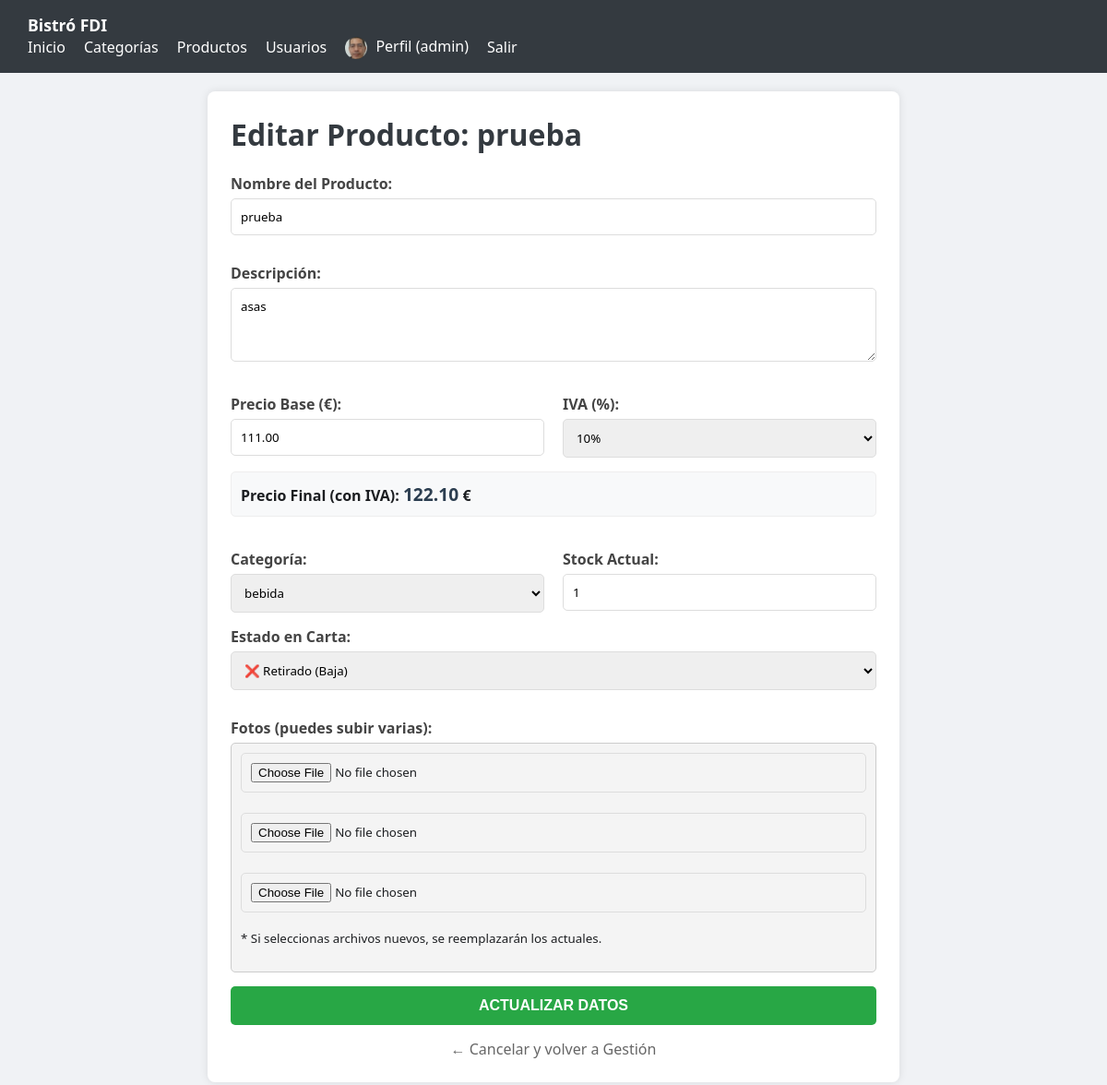
Screenshot of /editar_producto.php?id=3 (signed in) with the database file from the repository.
### tables this page shows
CREATE TABLE `usuarios` (
  `id` int(11) NOT NULL,
  `nombre_usuario` varchar(50) NOT NULL,
  `email` varchar(100) NOT NULL,
  `nombre` varchar(50) NOT NULL,
  `apellidos` varchar(100) NOT NULL,
  `password_hash` varchar(255) NOT NULL,
  `rol` enum('cliente','camarero','cocinero','gerente') NOT NULL DEFAULT 'cliente',
  `avatar` varchar(255) DEFAULT 'img/avatares/default.jpg',
  `fecha_alta` datetime NOT NULL DEFAULT current_timestamp()
);

CREATE TABLE `productos` (
  `id` int(11) NOT NULL,
  `id_categoria` int(11) DEFAULT NULL,
  `nombre` varchar(100) NOT NULL,
  `descripcion` text DEFAULT NULL,
  `precio_base` decimal(10,2) DEFAULT NULL,
  `stock` int(11) DEFAULT 0,
  `imagen` varchar(255) DEFAULT 'default_prod.png',
  `iva` int(11) DEFAULT 10,
  `ofertado` tinyint(1) DEFAULT 1
);

### includes/funcionesUsuarios.php (called while the page is built, shortened)
<?php
function obtenerUsuarioPorId(int $id): ?array {
    $conn = obtenerConexionBD();
    $sql = "SELECT * FROM usuarios WHERE id = ?";
    $stmt = $conn->prepare($sql);
    $stmt->bind_param("i", $id);
    $stmt->execute();
    $res = $stmt->get_result();
    $usuario = $res->fetch_assoc();
    return $usuario ?: null;
}

### editar_producto.php (the view, shortened to what this page needs)
<?php
require_once 'includes/config.php';
$id = $_POST['id'] ?? $_GET['id'] ?? null;
$producto = null;
if ($id) {
    $stmt = $db->prepare("SELECT * FROM productos WHERE id = ?");
    $stmt->bind_param("i", $id);
    $stmt->execute();
    $producto = $stmt->get_result()->fetch_assoc();
}
$res_cats = $db->query("SELECT id, nombre FROM categorias ORDER BY nombre ASC");
$categorias = $res_cats->fetch_all(MYSQLI_ASSOC);
?>
<!DOCTYPE html>
<html lang="es">
<head>
    <link rel="stylesheet" href="css/estilos.css">
</head>
<body>
<?php include 'includes/nav.php'; ?>
<div class="container" style="max-width: 700px; margin: 20px auto; background: #fff; padding: 25px; border-radius: 8px; box-shadow: 0 0 10px rgba(0,0,0,0.1);">
    <h1><?= $id ? 'Editar Producto: ' . htmlspecialchars($producto['nombre']) : 'Añadir Nuevo Producto' ?></h1>
    <form method="POST" enctype="multipart/form-data">
        <label>Nombre del Producto:</label>
        <input type="text" name="nombre" value="<?= htmlspecialchars($producto['nombre'] ?? '') ?>" required style="width:100%; margin-bottom:15px;">
        <label>Descripción:</label>
        <textarea name="descripcion" style="width:100%; height:80px; margin-bottom:15px;"><?= htmlspecialchars($producto['descripcion'] ?? '') ?></textarea>
        <div style="display: flex; gap: 20px; margin-bottom: 15px;">
            <div style="flex: 1;">
                <label>Precio Base (€):</label>
                <input type="number" step="0.01" name="precio_base" id="base" oninput="actualizarPrecio()" value="<?= $producto['precio_base'] ?? '' ?>" required style="width:100%;">
            </div>
            <div style="flex: 1;">
                <label>IVA (%):</label>
                <select name="iva" id="iva" onchange="actualizarPrecio()" style="width:100%;">
                    <option value="10" <?= ($producto['iva'] ?? '10') == 10 ? 'selected' : '' ?>>10%</option>
                </select>
            </div>
        </div>
        <div style="background: #f8f9fa; padding: 10px; border-radius: 5px; margin-bottom: 20px; border: 1px solid #eee;">
            <strong>Precio Final (con IVA): <span id="total_display" style="color: #2c3e50; font-size: 1.2em;">0.00</span> €</strong>
        </div>
        <div style="display: flex; gap: 20px; margin-bottom: 15px;">
            <div style="flex: 1;">
                <label>Categoría:</label>
                <select name="id_categoria" style="width:100%;">
                    <?php foreach($categorias as $cat): ?>
                        <option value="<?= $cat['id'] ?>" <?= (isset($producto['id_categoria']) && $producto['id_categoria'] == $cat['id']) ? 'selected' : '' ?>>
                            <?= htmlspecialchars($cat['nombre']) ?>
                        </option>
                    <?php endforeach; ?>
                </select>
            </div>
            <div style="flex: 1;">
                <label>Stock Actual:</label>
                <input type="number" name="stock" value="<?= $producto['stock'] ?? 0 ?>" style="width:100%;">
            </div>
        </div>
        <label>Estado en Carta:</label>
        <select name="ofertado" style="width:100%; margin-bottom: 15px;">
            <option value="0" <?= (isset($producto['ofertado']) && $producto['ofertado'] == 0) ? 'selected' : '' ?>>❌ Retirado (Baja)</option>
        </select>
        <label>Fotos (puedes subir varias):</label>
        <div style="background: #f4f4f4; padding: 10px; border: 1px solid #ccc; border-radius: 5px; margin-bottom: 15px;">
            <input type="file" name="fotos[]" accept="image/*"><br><br>
            <input type="file" name="fotos[]" accept="image/*"><br><br>
            <input type="file" name="fotos[]" accept="image/*">
            <p><small>* Si seleccionas archivos nuevos, se reemplazarán los actuales.</small></p>
        </div>
        <button type="submit" style="width:100%; background: #28a745; color: white; padding: 12px; border: none; border-radius: 5px; cursor: pointer; font-weight: bold; font-size: 16px;">
            <?= $id ? 'ACTUALIZAR DATOS' : 'CREAR PRODUCTO' ?>
        </button>
        <div style="text-align: center; margin-top: 15px;">
            <a href="gestion_productos.php" style="color: #666; text-decoration: none;">← Cancelar y volver a Gestión</a>
        </div>
    </form>
</div>
</body>
</html>

### includes/nav.php (shortened to what this page needs)
<?php
$base = "/bistroFDI/";
$estaLogueado = isset($_SESSION['id_usuario']);
$avatar = 'img/avatares/default.png';
if ($estaLogueado && function_exists('obtenerUsuarioPorId')) {
    $usuario = obtenerUsuarioPorId($_SESSION['id_usuario']);
    if ($usuario && !empty($usuario['avatar'])) {
        $avatar = $usuario['avatar'];
    }
}
$rutaFinalAvatar = (strpos($avatar, 'http') === 0) ? $avatar : $base . $avatar;
?>
<nav class="navegacion-principal">
    <div class="nav-contenedor">
        <a href="<?= $base ?>index.php" class="nav-logo">Bistró FDI</a>
        <ul class="nav-links">
            <li><a href="<?= $base ?>index.php">Inicio</a></li>
            <?php if (isset($_SESSION['rol']) && $_SESSION['rol'] === 'gerente'): ?>
                <li><a href="<?= $base ?>gestion_categorias.php">Categorías</a></li>
                <li><a href="<?= $base ?>gestion_productos.php">Productos</a></li>
                <li><a href="<?= $base ?>gestionarUsuarios.php">Usuarios</a></li>
            <?php endif; ?>
            <?php if ($estaLogueado): ?>
                <li>
                    <a href="<?= $base ?>perfil.php">
                        <img src="<?= htmlspecialchars($rutaFinalAvatar) ?>" alt="Avatar"
                             style="width: 24px; height: 24px; border-radius: 50%; vertical-align: middle; margin-right: 5px; object-fit: cover;">
                        Perfil (<?= htmlspecialchars($_SESSION['nombre_usuario'] ?? 'Usuario') ?>)
                    </a>
                </li>
                <li><a href="<?= $base ?>logout.php">Salir</a></li>
            <?php else: ?>
                <li><a href="<?= $base ?>login.php">Login</a></li>
                <li><a href="<?= $base ?>registro.php">Registrarse</a></li>
            <?php endif; ?>
        </ul>
    </div>
</nav>

### css/estilos.css (style rules this page uses)
body { font-family: 'Segoe UI', Tahoma, Geneva, Verdana, sans-serif; margin: 0; background: #f0f2f5; color: #1c1e21; }
.container { background: white; padding: 25px; border-radius: 12px; box-shadow: 0 4px 15px rgba(0,0,0,0.05); max-width: 1100px; margin: 40px auto; }
h1, h2 { color: #343a40; margin-top: 0; }
nav { background: #343a40; padding: 15px 30px; display: flex; justify-content: space-between; align-items: center; }
nav a { color: white; text-decoration: none; font-weight: bold; font-size: 1.1em; }
nav ul { list-style: none; display: flex; gap: 20px; margin: 0; padding: 0; align-items: center; }
nav ul li a { font-weight: normal; font-size: 1em; transition: 0.2s; }
label { display: block; margin-top: 15px; margin-bottom: 5px; font-weight: bold; color: #444; }
input, select, textarea { width: 100%; padding: 10px; border: 1px solid #ddd; border-radius: 5px; box-sizing: border-box; font-family: inherit; }

### rows the page displays
usuarios: avatar (placeholder picture)
productos: nombre "prueba", descripcion "asas", precio_base "111.00", iva "10%", stock "1", ofertado "❌ Retirado (Baja)"

### other values shown
$_SESSION['nombre_usuario'] "admin"
form field id_categoria "bebida"
